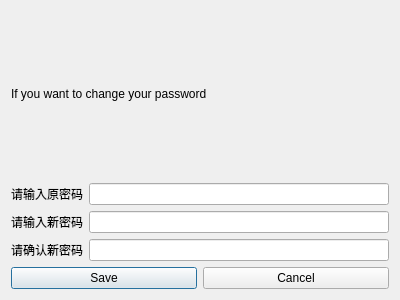
<?xml version="1.0" encoding="UTF-8"?>
<ui version="4.0">
 <class>EditCustomerDialog</class>
 <widget class="QDialog" name="EditCustomerDialog">
  <property name="geometry">
   <rect>
    <x>0</x>
    <y>0</y>
    <width>400</width>
    <height>300</height>
   </rect>
  </property>
  <property name="windowTitle">
   <string>Dialog</string>
  </property>
  <layout class="QVBoxLayout" name="verticalLayout">
   <item>
    <widget class="QLabel" name="label_4">
     <property name="text">
      <string>If you want to change your password</string>
     </property>
    </widget>
   </item>
   <item>
    <layout class="QHBoxLayout" name="horizontalLayout">
     <item>
      <widget class="QLabel" name="label">
       <property name="text">
        <string>请输入原密码</string>
       </property>
      </widget>
     </item>
     <item>
      <widget class="QLineEdit" name="oldPasswordEdit"/>
     </item>
    </layout>
   </item>
   <item>
    <layout class="QHBoxLayout" name="horizontalLayout_2">
     <item>
      <widget class="QLabel" name="label_2">
       <property name="text">
        <string>请输入新密码</string>
       </property>
      </widget>
     </item>
     <item>
      <widget class="QLineEdit" name="newPasswordEdit"/>
     </item>
    </layout>
   </item>
   <item>
    <layout class="QHBoxLayout" name="horizontalLayout_3">
     <item>
      <widget class="QLabel" name="label_3">
       <property name="text">
        <string>请确认新密码</string>
       </property>
      </widget>
     </item>
     <item>
      <widget class="QLineEdit" name="confirmPasswordEdit"/>
     </item>
    </layout>
   </item>
   <item>
    <layout class="QHBoxLayout" name="horizontalLayout_4">
     <item>
      <widget class="QPushButton" name="changePasswordButton">
       <property name="text">
        <string>Save</string>
       </property>
      </widget>
     </item>
     <item>
      <widget class="QPushButton" name="cancelButton">
       <property name="text">
        <string>Cancel</string>
       </property>
      </widget>
     </item>
    </layout>
   </item>
  </layout>
 </widget>
 <resources/>
 <connections/>
</ui>
